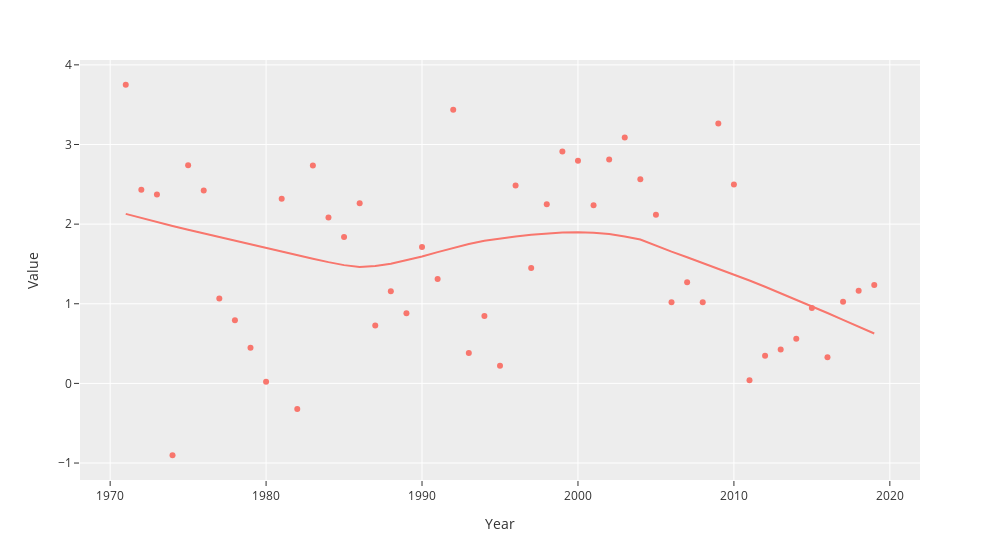

Write notebook code for a chart like this one.
### Code cell
lineplot(df, 'United States', 'GDP per hour worked, constant prices')

### Figure 1 — Plotly figure (JSON) as saved in the notebook; plotly's stock layout.template omitted (floating-point values rounded to 4 significant figures)
{"data": [{"hovertemplate": "Year=%{x}<br>Value=%{y}<extra></extra>", "legendgroup": "", "marker": {"color": "#F8766D", "symbol": "circle"}, "mode": "markers", "name": "", "orientation": "v", "showlegend": false, "type": "scatter", "x": [1971, 1972, 1973, 1974, 1975, 1976, 1977, 1978, 1979, 1980, 1981, 1982, 1983, 1984, 1985, 1986, 1987, 1988, 1989, 1990, 1991, 1992, 1993, 1994, 1995, 1996, 1997, 1998, 1999, 2000, 2001, 2002, 2003, 2004, 2005, 2006, 2007, 2008, 2009, 2010, 2011, 2012, 2013, 2014, 2015, 2016, 2017, 2018, 2019], "xaxis": "x", "y": [3.75, 2.432, 2.374, -0.9022, 2.738, 2.423, 1.067, 0.792, 0.4479, 0.02023, 2.32, -0.3213, 2.736, 2.085, 1.839, 2.262, 0.727, 1.156, 0.881, 1.712, 1.31, 3.435, 0.3818, 0.8472, 0.2201, 2.486, 1.45, 2.25, 2.913, 2.796, 2.238, 2.813, 3.089, 2.564, 2.119, 1.018, 1.27, 1.019, 3.263, 2.498, 0.03933, 0.3471, 0.4254, 0.5595, 0.9474, 0.3271, 1.025, 1.162, 1.236], "yaxis": "y"}, {"hovertemplate": "<b>LOWESS trendline</b><br><br>Year=%{x}<br>Value=%{y} <b>(trend)</b><extra></extra>", "legendgroup": "", "marker": {"color": "#F8766D", "symbol": "circle"}, "mode": "lines", "name": "", "showlegend": false, "type": "scatter", "x": [1971, 1972, 1973, 1974, 1975, 1976, 1977, 1978, 1979, 1980, 1981, 1982, 1983, 1984, 1985, 1986, 1987, 1988, 1989, 1990, 1991, 1992, 1993, 1994, 1995, 1996, 1997, 1998, 1999, 2000, 2001, 2002, 2003, 2004, 2005, 2006, 2007, 2008, 2009, 2010, 2011, 2012, 2013, 2014, 2015, 2016, 2017, 2018, 2019], "xaxis": "x", "y": [2.129, 2.076, 2.025, 1.976, 1.929, 1.882, 1.837, 1.792, 1.747, 1.702, 1.656, 1.611, 1.566, 1.523, 1.485, 1.461, 1.475, 1.503, 1.543, 1.592, 1.648, 1.703, 1.751, 1.79, 1.82, 1.845, 1.867, 1.884, 1.895, 1.899, 1.893, 1.875, 1.845, 1.806, 1.727, 1.654, 1.584, 1.513, 1.441, 1.368, 1.292, 1.214, 1.134, 1.052, 0.9685, 0.8838, 0.7983, 0.7125, 0.6267], "yaxis": "y"}], "layout": {"legend": {"tracegroupgap": 0}, "margin": {"t": 60}, "width": 1000, "xaxis": {"anchor": "y", "domain": [0, 1], "title": {"text": "Year"}}, "yaxis": {"anchor": "x", "domain": [0, 1], "title": {"text": "Value"}}}}
